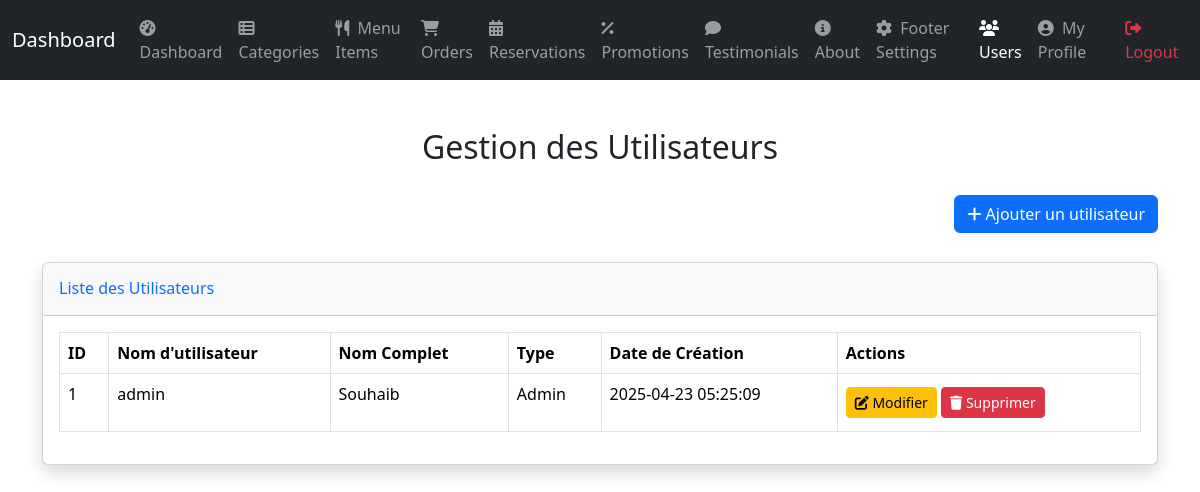
/admin/manage_users.php (signed in), run on the app's committed database.
### tables this page shows
CREATE TABLE `users` (
  `id` int(11) NOT NULL,
  `username` varchar(50) NOT NULL,
  `password` varchar(255) NOT NULL,
  `type` enum('admin','limited') NOT NULL DEFAULT 'limited',
  `full_name` varchar(255) NOT NULL,
  `created_at` datetime NOT NULL DEFAULT current_timestamp()
);

### admin/manage_users.php (the view, shortened to what this page needs)
<?php
    require_once 'db.php';
    try {
        $stmt  = $pdo->query("SELECT * FROM users ORDER BY id DESC");
        $users = $stmt->fetchAll(PDO::FETCH_ASSOC);
    } catch (PDOException $e) {
        die("Erreur lors de la récupération des utilisateurs : " . $e->getMessage());
    }
?>
<?php include_once 'includes/header.php'; ?>
<div class="container mt-5">
    <h2 class="text-center mb-4">Gestion des Utilisateurs</h2>
    <div class="mb-4 text-end">
        <a href="add_user.php" class="btn btn-primary"><i class="fas fa-plus"></i> Ajouter un utilisateur</a>
    </div>
    <div class="card shadow mb-4">
        <div class="card-header py-3">
            <h6 class="m-0 font-weight-bold text-primary">Liste des Utilisateurs</h6>
        </div>
        <div class="card-body">
            <div class="table-responsive">
                <table class="table table-bordered" width="100%" cellspacing="0">
                    <thead>
                        <tr>
                            <th>ID</th>
                            <th>Nom d'utilisateur</th>
                            <th>Nom Complet</th>
                            <th>Type</th>
                            <th>Date de Création</th>
                            <th>Actions</th>
                        </tr>
                    </thead>
                    <tbody>
                        <?php if (! empty($users)): ?>
<?php foreach ($users as $user): ?>
                                <tr>
                                    <td><?php echo htmlspecialchars($user['id']); ?></td>
                                    <td><?php echo htmlspecialchars($user['username']); ?></td>
                                    <td><?php echo htmlspecialchars($user['full_name']); ?></td>
                                    <td><?php echo htmlspecialchars(ucfirst($user['type'])); ?></td>
                                    <td><?php echo htmlspecialchars($user['created_at']); ?></td>
                                    <td>
                                        <a href="edit_user.php?id=<?php echo htmlspecialchars($user['id']); ?>" class="btn btn-sm btn-warning">
                                            <i class="fas fa-edit"></i> Modifier
                                        </a>
                                        <form method="POST" action="delete_user.php" style="display:inline;" onsubmit="return confirm('Êtes-vous sûr de vouloir supprimer cet utilisateur ?');">
                                            <button type="submit" class="btn btn-sm btn-danger">
                                                <i class="fas fa-trash"></i> Supprimer
                                            </button>
                                        </form>
                                    </td>
                                </tr>
                            <?php endforeach; ?>
<?php else: ?>
                            <tr>
                                <td colspan="6" class="text-center">Aucun utilisateur disponible</td>
                            </tr>
                        <?php endif; ?>
                    </tbody>
                </table>
            </div>
        </div>
    </div>
</div>
<?php include_once 'includes/footer.php'; ?>

### admin/css/admin.css (style rules this page uses)
html, body { height: 100%; margin: 0; padding: 0; }
.btn { margin-top: 5px !important; margin-bottom: 5px !important; }

### data on the page
users: id "1", username "admin", full_name "Souhaib", type "Admin", created_at "2025-04-23 05:25:09"
